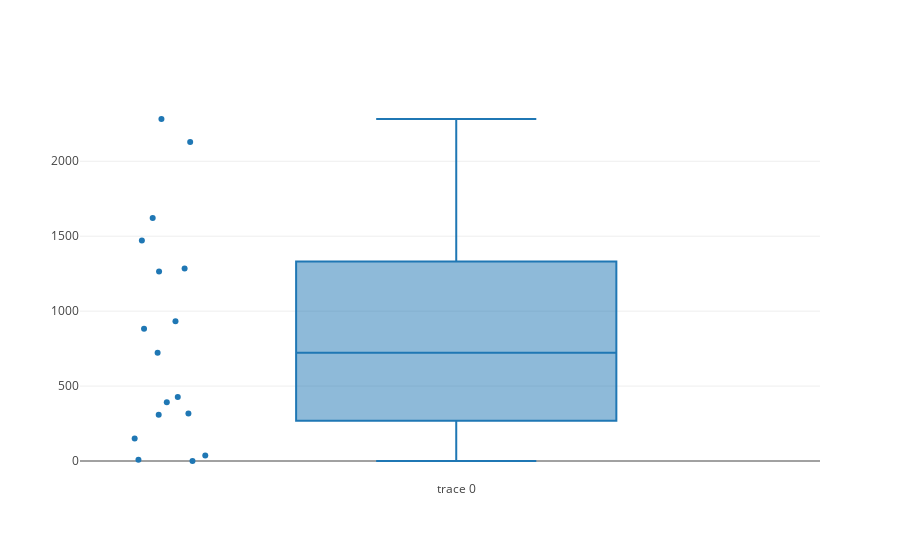

Notebook source saved alongside this figure:
### Code cell
box = go.Box(
    y = Lhms[0][0][:,20,5],
    boxpoints='all',
    jitter=0.3,
    pointpos=-1.8
)
iplot([box])

### Figure 1 — Plotly figure (JSON) as saved in the notebook; plotly's stock layout.template omitted (floating-point values rounded to 4 significant figures)
{"data": [{"boxpoints": "all", "jitter": 0.3, "pointpos": -1.8, "type": "box", "y": [427, 1284, 317, 2128, 308, 37, 392, 150, 882, 2282, 1621, 723, 933, 8, 1264, 1471, 0]}], "layout": {}}
